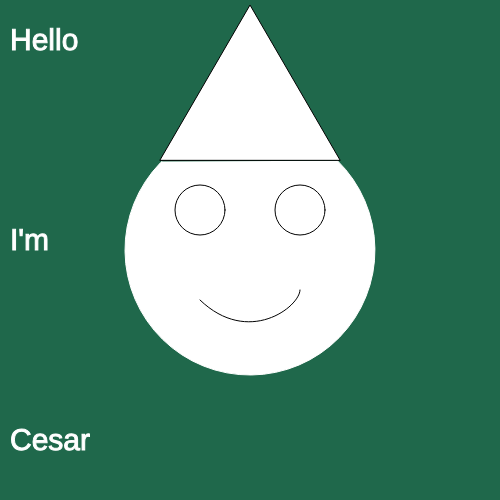
Frame 1 (no input)
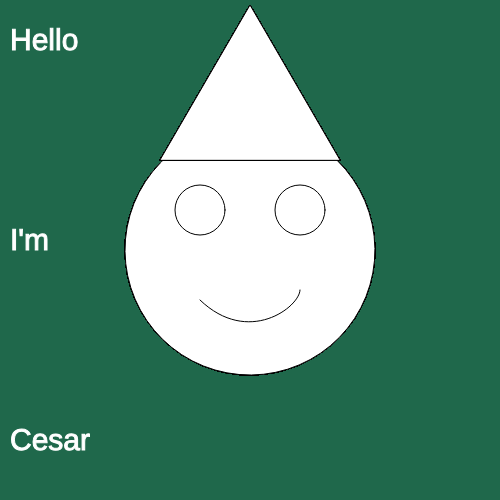
Frame 60 (no input)
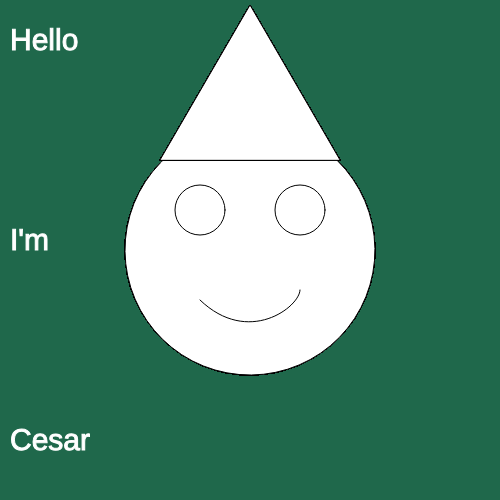
Frame 120 (the mouse pressed at the canvas centre since frame 60)

The p5.js sketch that drew these frames (run headless with seeded random() and noise() and a simulated clock; from frame 60 on, the mouse is pressed at the canvas centre):

// p5.js sketch
// ── sketch.js
//var intro = ["Hello","fsjfsd"]
var playlist = ["Hello","I'm","Cesar","Cesar","So Long Self","greater","Welcome to the New","I Can Only Imagine",]


function setup() {
  createCanvas(500, 500);
  background(31,104,75);
  
  for (i = 0; i < 8; i++){// Use a for loop() to go through the array by index starting with 0.
    stroke(255);
    fill('white');
    textSize(30);
    text(playlist[i], i * 0 + 10, i * 200 + 50);//the string is placed here by its variable, with the x and y coordinates of the text. 
  }
}

function draw() {
  
 
  //fill(0);
  arc(250, 250, 250, 250, 150, PI + QUARTER_PI, OPEN); //positioned the arc shape to the center of the canvas according to the center of the screen, with the top half as an open piece.
  stroke(0,0,0);//the main stroke color for the entire image.
  //triangle(100,200,100,400,0,200);

  //noStroke();
  fill(255,255,255);
  triangle(340, 160, 250, 5, 160, 160); //these are the coordinates to simulate the party hat over the smiley face.

  /*this is an area of the right ear that I commented out
  fill('white');
  triangle(240, 170, 280, 10, 340, 170); //this triangle simulates the right ear of the character
  */
  
  //fill('red');
  
  ellipse(200,210,50,50);//The ellipse created here is used to simulate the left eye of the face.
  
  
  ellipse(300,210,50,50);//this ellipse was intended to be viewed as the right eye.
  
  curve(200,200,300,290,200,300,10,10);//Using a curve line, I aligned it so that it can appear as a smile.
}
